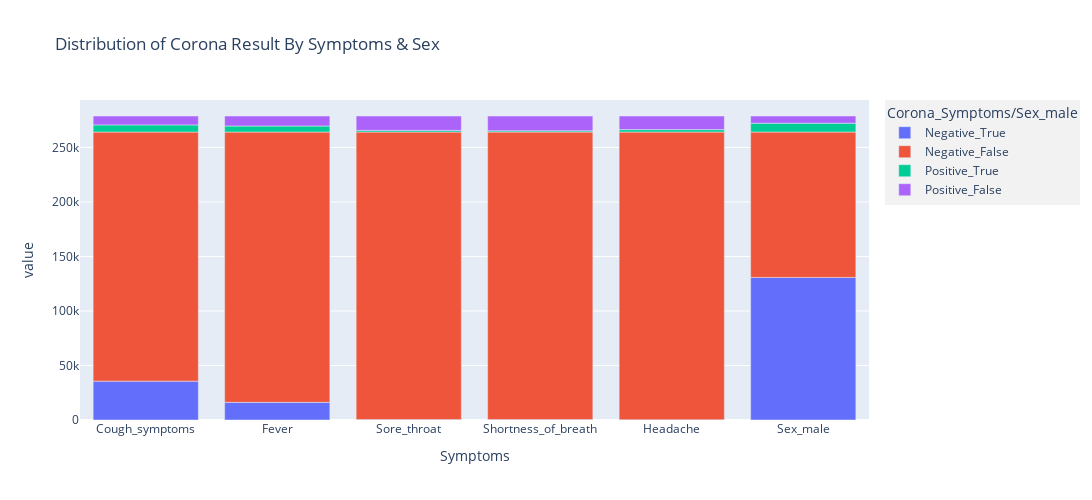

Notebook source saved alongside this figure:
### Code cell
fig = px.bar(my_df, x="Symptoms", y=["Negative_True", "Negative_False", "Positive_True","Positive_False"], title="Symptoms And Corona Result")
fig.update_layout(
    width=1200,
    height=500,
    title_text="Distribution of Corona Result By Symptoms & Sex",
    
    # Adjusting the position of legend
    legend=dict(
        orientation='v',  # Horizontal orientation
        bgcolor='rgba(211,211,211,0.3)',  # legend background color
        font=dict(size=12)),
        legend_title_text='Corona_Symptoms/Sex_male'
)
fig.show()

### Figure 1 — Plotly figure (JSON) as saved in the notebook; plotly's stock layout.template omitted (floating-point values rounded to 4 significant figures)
{"data": [{"alignmentgroup": "True", "hovertemplate": "variable=Negative_True<br>Symptoms=%{x}<br>value=%{y}<extra></extra>", "legendgroup": "Negative_True", "marker": {"color": "#636efa", "pattern": {"shape": ""}}, "name": "Negative_True", "offsetgroup": "Negative_True", "orientation": "v", "showlegend": true, "textposition": "auto", "type": "bar", "x": ["Cough_symptoms", "Fever", "Sore_throat", "Shortness_of_breath", "Headache", "Sex_male"], "xaxis": "x", "y": [35644, 16193, 400, 413, 179, 130803], "yaxis": "y"}, {"alignmentgroup": "True", "hovertemplate": "variable=Negative_False<br>Symptoms=%{x}<br>value=%{y}<extra></extra>", "legendgroup": "Negative_False", "marker": {"color": "#EF553B", "pattern": {"shape": ""}}, "name": "Negative_False", "offsetgroup": "Negative_False", "orientation": "v", "showlegend": true, "textposition": "auto", "type": "bar", "x": ["Cough_symptoms", "Fever", "Sore_throat", "Shortness_of_breath", "Headache", "Sex_male"], "xaxis": "x", "y": [228475, 247926, 263719, 263706, 263940, 133316], "yaxis": "y"}, {"alignmentgroup": "True", "hovertemplate": "variable=Positive_True<br>Symptoms=%{x}<br>value=%{y}<extra></extra>", "legendgroup": "Positive_True", "marker": {"color": "#00cc96", "pattern": {"shape": ""}}, "name": "Positive_True", "offsetgroup": "Positive_True", "orientation": "v", "showlegend": true, "textposition": "auto", "type": "bar", "x": ["Cough_symptoms", "Fever", "Sore_throat", "Shortness_of_breath", "Headache", "Sex_male"], "xaxis": "x", "y": [6584, 5559, 1526, 1164, 2235, 8131], "yaxis": "y"}, {"alignmentgroup": "True", "hovertemplate": "variable=Positive_False<br>Symptoms=%{x}<br>value=%{y}<extra></extra>", "legendgroup": "Positive_False", "marker": {"color": "#ab63fa", "pattern": {"shape": ""}}, "name": "Positive_False", "offsetgroup": "Positive_False", "orientation": "v", "showlegend": true, "textposition": "auto", "type": "bar", "x": ["Cough_symptoms", "Fever", "Sore_throat", "Shortness_of_breath", "Headache", "Sex_male"], "xaxis": "x", "y": [8144, 9169, 13202, 13564, 12493, 6597], "yaxis": "y"}], "layout": {"barmode": "relative", "height": 500, "legend": {"bgcolor": "rgba(211,211,211,0.3)", "font": {"size": 12}, "orientation": "v", "title": {"text": "Corona_Symptoms/Sex_male"}, "tracegroupgap": 0}, "title": {"text": "Distribution of Corona Result By Symptoms & Sex"}, "width": 1200, "xaxis": {"anchor": "y", "domain": [0, 1], "title": {"text": "Symptoms"}}, "yaxis": {"anchor": "x", "domain": [0, 1], "title": {"text": "value"}}}}
